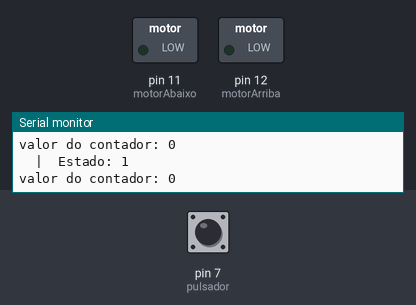
The sketch below on a simulated Arduino Uno, built with avr-gcc and run on an emulated ATmega328P. Shown: switched loads named in the sketch (green lamp = pin HIGH), the last lines printed to the serial monitor. The test bench sets the inputs (shaded band); at power-on: pin 7 (pulsador) LOW.

Above: at 1.2 s.
1.3 s: pin 7 (pulsador) pulled HIGH for 0.15 s
At 1.9 s:
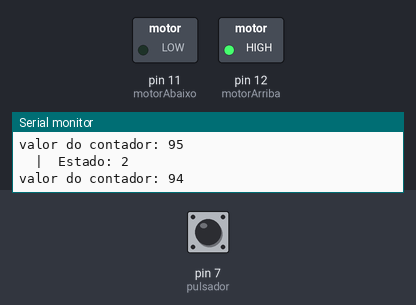
2.9 s: pin 7 (pulsador) pulled HIGH for 1 s
At 4.7 s:
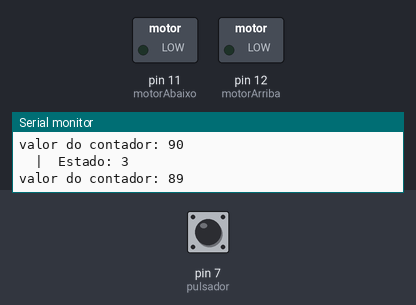
5.4 s: pin 7 (pulsador) pulled HIGH for 3.2 s
At 9.2 s:
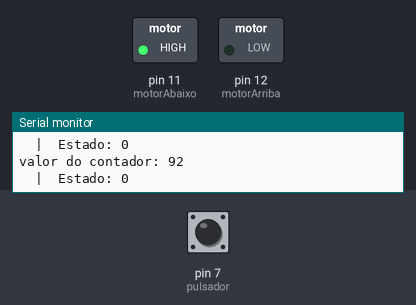
10.1 s: pin 7 (pulsador) pulsed HIGH 5 times (0.12 s each, 0.3 s apart)
At 12.0 s:
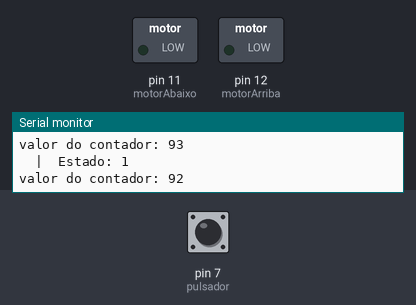
Timing chart, 0 to 13.5 s (numbered marks = the images above; inputs shaded):
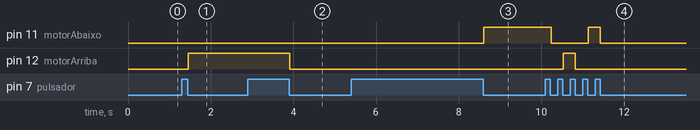

Measured:
- after the input at 1.3 s, pin 12 (motorArriba): LOW → HIGH after 0.16 s
- after the input at 2.9 s, pin 12 (motorArriba): HIGH → LOW after 1.0 s
- after the input at 5.4 s, pin 11 (motorAbaixo): LOW → HIGH after 3.2 s
- after the input at 10.1 s, pin 11 (motorAbaixo): HIGH → LOW after 0.14 s, → HIGH 0.89 s later, → LOW 0.29 s later; pin 12 (motorArriba): LOW → HIGH after 0.43 s, → LOW 0.29 s later

The sketch:

xanela02.ino
```cpp
/*
Programa para simular funcion dunha fiestra movil de maneira simplificada.
O proceso comeza en estado PARADO. No momento que pulsamos o botón a xanela comeza a subir (estado motorArriba), esta acción vai durar
7 segundos, a non ser que realice unha nova pulsación e me volva levar a paro. Outra pulsación fará que a xanela comece a baixar durante 7 segundos (estado motorAbaixo).
Unha nova pulación levaríanos a estado de Paro e así sucesivamente.

Entrada: Pulsador (dixital)
Saidas: Rele (2x dixital)

Autor: Manuel Dominguez
Data: 9 Febreiro de 2023
*/

#define motorArriba 12          //Aquí indicámolle a Arduíno que a acción motorArriba está definida no pin 12
#define motorAbaixo 11          //Aquí indicámolle a Arduíno que a acción motorArriba está definida no pin 11
#define pulsador     7          //Aquí indicámolle a Arduíno que a acción pulsador está definida no pin 7

int estado = 1;       // o valor é un numero enteiro, pode ser 0,1,2,3 ... xa que van ser os estados: 0-Baixada, 1-Paro, 2-Subida, 3-Paro. Modificamos este parámetro porque en términos Booleanos só hai 2 estados. 0 e 1.
int contador = 0;    // contador para o numero de impulsos do motor; modificamos este parámetro para que o monitor serie non conte mentras non premamos o botón.


void setup() {              // Aquí configuramos os pins do Arduíno, en entradas e saídas; tamén definimos a velocidade de sincronismo das comunicacións


  pinMode(motorArriba, OUTPUT);     // Aquí explicámolle a Arduíno que o pin motorArriba é unha saída
  pinMode(motorAbaixo, OUTPUT);     // Aquí explicámolle a Arduíno que o pin motorabaixo é unha saída
  pinMode(pulsador, INPUT);         // Aquí explicámolle a Arduíno que o pin pulsador é unha entrada

  Serial.begin(9600);               //velocidade sincronismo das comunicacions
}


void loop() {             // Esta parte é na que se executa o código "bucle"

                         //Inicio lectura do pulsador

  if(digitalRead(pulsador)) {          // Aquí escribimos unha condición (if), na que dicimos " si a lectura dixital (pulsador)" está activa, pasen as seguintes accións:
    estado= (++estado) % 4;            // Actualización do estado para estar entre 0 e 3, no que temos 4 estados; motorArriba(2),paro(1 e 3), motorAbaixo(0).. Empregamos a suma e a división entre catro para obter números inferiores a 4 e así poder pasar sucesivamente dun estado a outro.
    contador = 100;                    // O contador que vai leer as veces se repite o bucle e comeza en 100
    while(digitalRead(pulsador)) {     // Mentras que o pulsador é premido, e se lee a súa entrada dixital, o arduíno debe agardar esperando 20 milisegundos
      delay(20);
      }
    }

                          // fin lectura do pulsador

                          // aplicamos comandos para monitonear os estados

  Serial.print("valor do contador: ");      // Esta función (serial.print) serve para que o Arduíno imprima valores, ou o que escriba se vai escrito entre " ", neste caso queremos que escriba no monitor "valor do contador"
  Serial.println(contador);                 // Esta función (serial.println) serve para que o Arduíno inserte un salto de liña e escriba o que poñamos, neste caso o valor "contador", asociado a print.ln que comeza en 100
  Serial.print("  |  Estado: ");            // Aquí xa saltou de liña , e definimos " | Estado " para que así poña iso literalmente na nova liña
  Serial.println(estado);                   // Aquí atribúe o valor (estado) ao escrito na liña anterior , que será 0, 1, 2, 3 en función se prememos ou non o botón

                          // Accionamento dos motores

  if(contador > 0) {          // Conta número de impulsos ao motor + aplica a condición "if" (si), o contador é maior ca 0 faga as seguintes instruccións:
    if(estado == 0 ) {       // Aplica condición "if" (si); o estado do contador "compara" (==) o valor do estado e en función delo actúa en consecuencia comezando a contar
      digitalWrite(motorArriba,LOW);            // Indica que a saída dixital "motorArriba" non se active (LOW); é un enclavamento
      digitalWrite(motorAbaixo, HIGH);          // Indica que a saída dixital "motorAbaixo" se active (HIGH); Esta modificación está feita porque o estado inicial é 1 e ao premer vai pasar ao 2 ao sumar unha unidade ao contador no que a xanela comeza a subir
      delay(70);                                // Agarda 70 milisegundos
      contador --;                              // Contador resta unha unidade
  }
   else if (estado == 2) {        // Comandos "else"+"if" nos que lle dicimos que se o estado non é cero pero si é 2 realice as seguintes accións
     digitalWrite(motorArriba, HIGH);             // Indica que a saída dixital "motor arriba" se active (HIGH)
     digitalWrite(motorAbaixo, LOW);              // Indica que a saída dixital "motor abaixo" se active (LOW)
     delay(70);                                   // Esperar 70 milisegundos
     contador --;                                 // Contador resta unha unidade
   }
    else {        // Comando "Else" no que di que si o estado é distinto a 0 ou 2 os motores paren e o contador conte de 100 a 0
      digitalWrite(motorArriba, LOW);            // Indica que a saída dixital "motorArriba" non se active (LOW)
     digitalWrite(motorAbaixo,LOW);             // Indica que a saída dixital "motorAbaixo" non se active (LOW)
     delay(70);                                 // Esperar 70 milisegundos
     contador --;                               // Contador resta unha unidade

    }
  }

  // Esta última parte xa non é necesaria porque sería repetir o comando "else" anterior

  //else {           //Se non está o motor accionado, espera 100 ms
   // digitalWrite(motorArriba, LOW);
    // digitalWrite(motorAbaixo,LOW);
    // Fin de accionamento de motores
     //}

   // delay(70);

}
```
